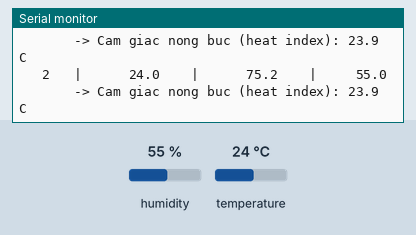
This sketch was run on a simulated ESP32. Parts: the last lines printed to the serial monitor. The test bench sets the inputs (shaded band); at power-on: humidity 55 %, temperature 24 °C.

Above: at 4.8 s.
4.9 s: humidity set to 22 %
At 6.8 s:
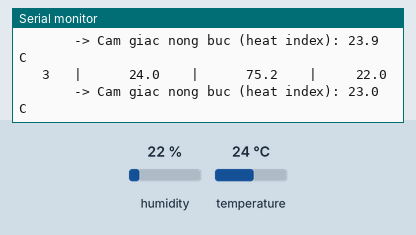
7.9 s: humidity set to 18 %
At 9.3 s:
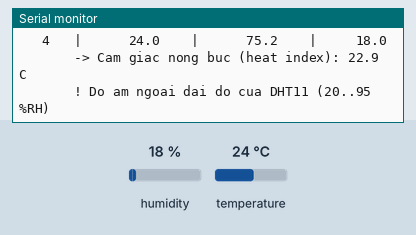
Timing chart, 0 to 10.9 s (numbered marks = the images above; inputs shaded):
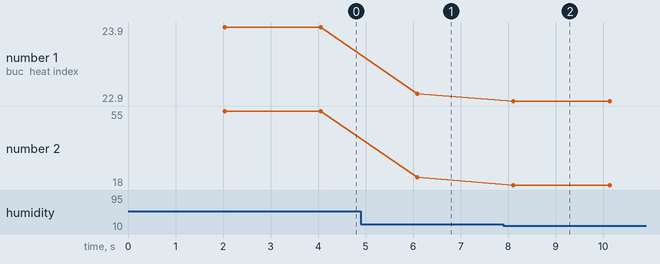

The sketch:

code-mang-di-2-dht11.ino
```cpp
/* Bai thi nghiem so 1 - Muc 3.1
 * Doc nhiet do / do am tu DHT11 va hien thi len Serial Monitor
 *
 * Noi day (Bang 1.1 cua tai lieu):
 *     Chan DATA cua module DHT-11  ->  IO 04 cua ESP32
 *     VCC -> 5V (chan VIN)   |   GND -> GND
 *
 * Thu vien can them trong Arduino IDE (Library Manager):
 *     "DHT sensor library"        (Adafruit)
 *     "Adafruit Unified Sensor"   (Adafruit)
 *
 * LUU Y KHI MO PHONG: Wokwi chi co linh kien DHT22, khong co DHT11.
 * Doi mot dong duy nhat ben duoi khi chuyen sang KIT that:
 *     KIT that  ->  #define DHTTYPE DHT11   (dang dat san o duoi)
 *     Wokwi     ->  #define DHTTYPE DHT22
 */

#include "DHT.h"

#define DHTPIN   4          // IO 04 theo Bang 1.1
#define  DHTTYPE  DHT11      // DHT11 - dung cho KIT that (Wokwi thi doi thanh DHT22)

DHT dht(DHTPIN, DHTTYPE);

int lanDo = 0;

void setup() {
  Serial.begin(115200);     // Buoc 4 cua bai: thu doi thanh 9600 roi doc lai
  dht.begin();

  Serial.println();
  Serial.println("=== Bai 1 - Muc 3.1: Doc DHT tren chan IO4 ===");
  Serial.println("Lan do | Nhiet do (C) | Nhiet do (F) | Do am (%RH)");
  Serial.println("-------+--------------+--------------+------------");
}

void loop() {
  // DHT11 co toc do lay mau khong qua 1 Hz -> doc cach nhau it nhat 2 giay
  delay(2000);

  float h = dht.readHumidity();        // do am tuong doi, %RH
  float t = dht.readTemperature();     // nhiet do, do C
  float f = dht.readTemperature(true); // nhiet do, do F

  // Cam bien khong tra ve du lieu -> gia tri NaN
  if (isnan(h) || isnan(t) || isnan(f)) {
    Serial.println("Loi: khong doc duoc DHT. Kiem tra day DATA, nguon 5V, dung chan IO4?");
    return;
  }

  lanDo++;

  // Chi so nong buc (heat index) - nhiet do cam nhan duoc
  float hiC = dht.computeHeatIndex(t, h, false);

  Serial.printf("  %2d   |    %6.1f    |    %6.1f    |   %6.1f\n", lanDo, t, f, h);
  Serial.printf("       -> Cam giac nong buc (heat index): %.1f C\n", hiC);

  // Kiem tra dai hoat dong cua DHT11 theo tai lieu: 0..50 C, 20..95 %RH
  if (t < 0 || t > 50)  Serial.println("       ! Nhiet do ngoai dai do cua DHT11 (0..50 C)");
  if (h < 20 || h > 95) Serial.println("       ! Do am ngoai dai do cua DHT11 (20..95 %RH)");
}
```

Measured:
- the behaviour switches between 20 and 19 % on humidity (found by bisection; images 1 and 2)
- after the input at 4.9 s, the serial monitor: prints a new line after 1.2 s (image 1)
- after the input at 7.9 s, the serial monitor: prints a new line after 0.21 s (image 2)
- plotted number 1: 23.9 → 23 after the input at 4.9 s, 23 → 22.9 after the input at 7.9 s
- plotted number 2: 55 → 22 after the input at 4.9 s, 22 → 18 after the input at 7.9 s
